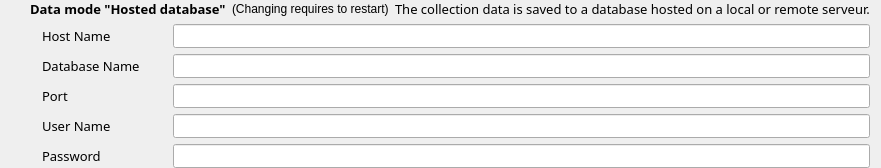
                <widget class="QWidget" name="Settings_widget_DataMode_Hosted" native="true">
                 <layout class="QVBoxLayout" name="verticalLayout_17">
                  <property name="leftMargin">
                   <number>30</number>
                  </property>
                  <property name="topMargin">
                   <number>0</number>
                  </property>
                  <property name="bottomMargin">
                   <number>0</number>
                  </property>
                  <item>
                   <layout class="QHBoxLayout" name="Settings_horizontalLayout_21">
                    <item>
                     <widget class="QLabel" name="Settings_label_CurrentFolder_13">
                      <property name="minimumSize">
                       <size>
                        <width>125</width>
                        <height>0</height>
                       </size>
                      </property>
                      <property name="font">
                       <font>
                        <family>Noto Sans</family>
                        <pointsize>10</pointsize>
                        <bold>true</bold>
                       </font>
                      </property>
                      <property name="text">
                       <string>Data mode &quot;Hosted database&quot;</string>
                      </property>
                     </widget>
                    </item>
                    <item>
                     <widget class="QLabel" name="Settings_label_DataModeRequiresRestart_3">
                      <property name="text">
                       <string>(Changing requires to restart)</string>
                      </property>
                      <property name="alignment">
                       <set>Qt::AlignmentFlag::AlignLeading|Qt::AlignmentFlag::AlignLeft|Qt::AlignmentFlag::AlignVCenter</set>
                      </property>
                     </widget>
                    </item>
                    <item>
                     <widget class="QLabel" name="Settings_label_CurrentFolder_14">
                      <property name="minimumSize">
                       <size>
                        <width>125</width>
                        <height>0</height>
                       </size>
                      </property>
                      <property name="font">
                       <font>
                        <family>Noto Sans</family>
                        <pointsize>10</pointsize>
                        <bold>false</bold>
                       </font>
                      </property>
                      <property name="text">
                       <string>The collection data is saved to a database hosted on a local or remote serveur.</string>
                      </property>
                     </widget>
                    </item>
                   </layout>
                  </item>
                  <item>
                   <layout class="QGridLayout" name="Settings_gridLayout_Hosted">
                    <property name="leftMargin">
                     <number>12</number>
                    </property>
                    <property name="topMargin">
                     <number>0</number>
                    </property>
                    <item row="3" column="1">
                     <widget class="QLineEdit" name="Settings_lineEdit_DataMode_Hosted_UserName">
                      <property name="font">
                       <font>
                        <family>Noto Sans</family>
                        <pointsize>8</pointsize>
                       </font>
                      </property>
                     </widget>
                    </item>
                    <item row="0" column="0">
                     <widget class="QLabel" name="Settings_label_DataModeHostedHostname">
                      <property name="minimumSize">
                       <size>
                        <width>125</width>
                        <height>0</height>
                       </size>
                      </property>
                      <property name="font">
                       <font>
                        <family>Noto Sans</family>
                        <pointsize>10</pointsize>
                        <bold>false</bold>
                       </font>
                      </property>
                      <property name="text">
                       <string>Host Name</string>
                      </property>
                     </widget>
                    </item>
                    <item row="2" column="1">
                     <widget class="QLineEdit" name="Settings_lineEdit_DataMode_Hosted_Port">
                      <property name="font">
                       <font>
                        <family>Noto Sans</family>
                        <pointsize>8</pointsize>
                       </font>
                      </property>
                     </widget>
                    </item>
                    <item row="3" column="0">
                     <widget class="QLabel" name="Settings_label_DataModeHostedUserName">
                      <property name="minimumSize">
                       <size>
                        <width>125</width>
                        <height>0</height>
                       </size>
                      </property>
                      <property name="font">
                       <font>
                        <family>Noto Sans</family>
                        <pointsize>10</pointsize>
                        <bold>false</bold>
                       </font>
                      </property>
                      <property name="text">
                       <string>User Name</string>
                      </property>
                     </widget>
                    </item>
                    <item row="4" column="0">
                     <widget class="QLabel" name="Settings_label_DataModeHostedPassword">
                      <property name="minimumSize">
                       <size>
                        <width>125</width>
                        <height>0</height>
                       </size>
                      </property>
                      <property name="font">
                       <font>
                        <family>Noto Sans</family>
                        <pointsize>10</pointsize>
                        <bold>false</bold>
                       </font>
                      </property>
                      <property name="text">
                       <string>Password</string>
                      </property>
                     </widget>
                    </item>
                    <item row="2" column="0">
                     <widget class="QLabel" name="Settings_label_DataModeHostedPort">
                      <property name="minimumSize">
                       <size>
                        <width>125</width>
                        <height>0</height>
                       </size>
                      </property>
                      <property name="font">
                       <font>
                        <family>Noto Sans</family>
                        <pointsize>10</pointsize>
                        <bold>false</bold>
                       </font>
                      </property>
                      <property name="text">
                       <string>Port</string>
                      </property>
                     </widget>
                    </item>
                    <item row="4" column="1">
                     <widget class="QLineEdit" name="Settings_lineEdit_DataMode_Hosted_Password">
                      <property name="font">
                       <font>
                        <family>Noto Sans</family>
                        <pointsize>8</pointsize>
                       </font>
                      </property>
                     </widget>
                    </item>
                    <item row="1" column="1">
                     <widget class="QLineEdit" name="Settings_lineEdit_DataMode_Hosted_DatabaseName">
                      <property name="font">
                       <font>
                        <family>Noto Sans</family>
                        <pointsize>8</pointsize>
                       </font>
                      </property>
                     </widget>
                    </item>
                    <item row="0" column="1">
                     <widget class="QLineEdit" name="Settings_lineEdit_DataMode_Hosted_HostName">
                      <property name="font">
                       <font>
                        <family>Noto Sans</family>
                        <pointsize>8</pointsize>
                       </font>
                      </property>
                     </widget>
                    </item>
                    <item row="1" column="0">
                     <widget class="QLabel" name="Settings_label_DataModeHostedDatabaseName">
                      <property name="minimumSize">
                       <size>
                        <width>125</width>
                        <height>0</height>
                       </size>
                      </property>
                      <property name="font">
                       <font>
                        <family>Noto Sans</family>
                        <pointsize>10</pointsize>
                        <bold>false</bold>
                       </font>
                      </property>
                      <property name="text">
                       <string>Database Name</string>
                      </property>
                     </widget>
                    </item>
                   </layout>
                  </item>
                 </layout>
                </widget>
